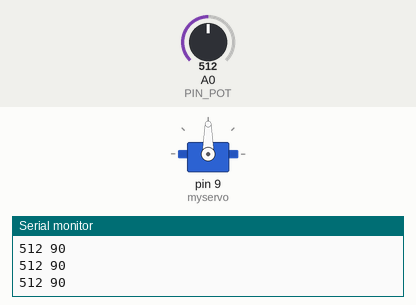
The sketch below on a simulated Arduino Uno, built with avr-gcc and run on an emulated ATmega328P. Shown: servo, the last lines printed to the serial monitor. The inputs (shaded band) are chosen by the test bench; at power-on: A0 (PIN_POT) = 512.

Above: at 1.2 s.
1.3 s: A0 (PIN_POT) set to 716
At 2.5 s:
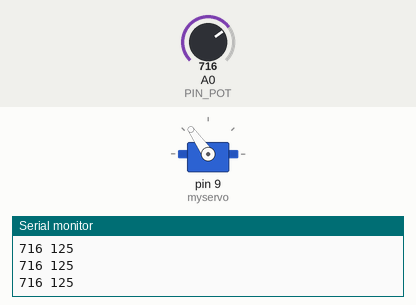
2.8 s: A0 (PIN_POT) set to 900
At 4.0 s:
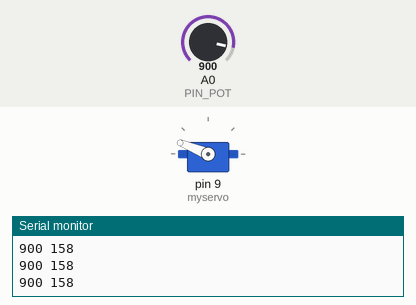
4.3 s: A0 (PIN_POT) set to 1023
At 5.1 s:
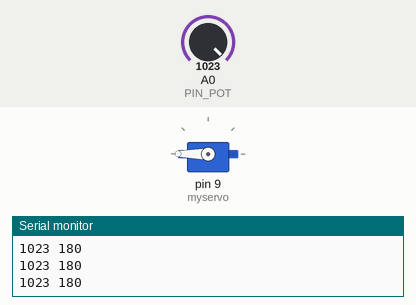
5.8 s: A0 (PIN_POT) set to 306
At 6.2 s:
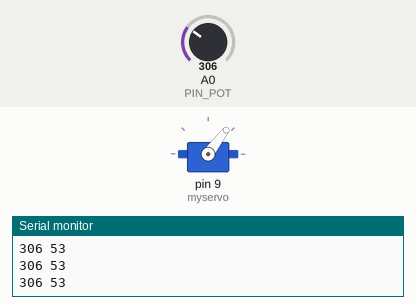
7.3 s: A0 (PIN_POT) set to 11
At 7.6 s:
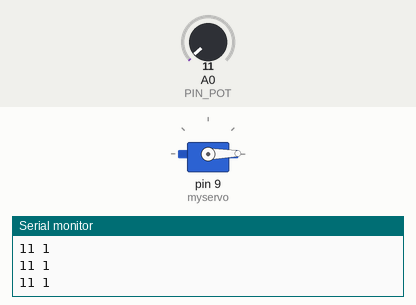
8.8 s: A0 (PIN_POT) set to 8
Timing chart, 0 to 11.3 s (numbered marks = the images above; inputs shaded):
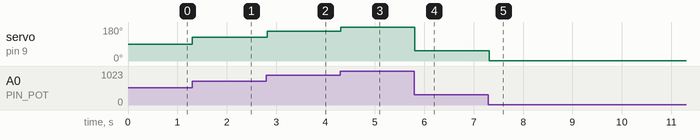

Measured:
- after the input at 1.3 s, servo on pin 9 (myservo): 90° → 125° at once
- after the input at 2.8 s, servo on pin 9 (myservo): 125° → 158° at once
- after the input at 4.3 s, servo on pin 9 (myservo): 158° → 180° at once
- after the input at 5.8 s, servo on pin 9 (myservo): 180° → 53° at once
- after the input at 7.3 s, servo on pin 9 (myservo): 53° → 1° at once

The sketch:

02_Servo_Potentiometer.ino
```cpp
#include <Servo.h>

#define PIN_POT A0

#define DELAY_TIME 15

Servo myservo;

void setup() {
  Serial.begin(57600);

  myservo.attach(9);

  Serial.println("Done Initialization");
}

void loop() {
  int analogValue = analogRead(A0);

  int servoAngle = map(analogValue, 0, 1023, 0, 180);

  myservo.write(servoAngle);

  Serial.print(analogValue);
  Serial.print(" ");
  Serial.println(servoAngle);

  delay(DELAY_TIME);
}
```
